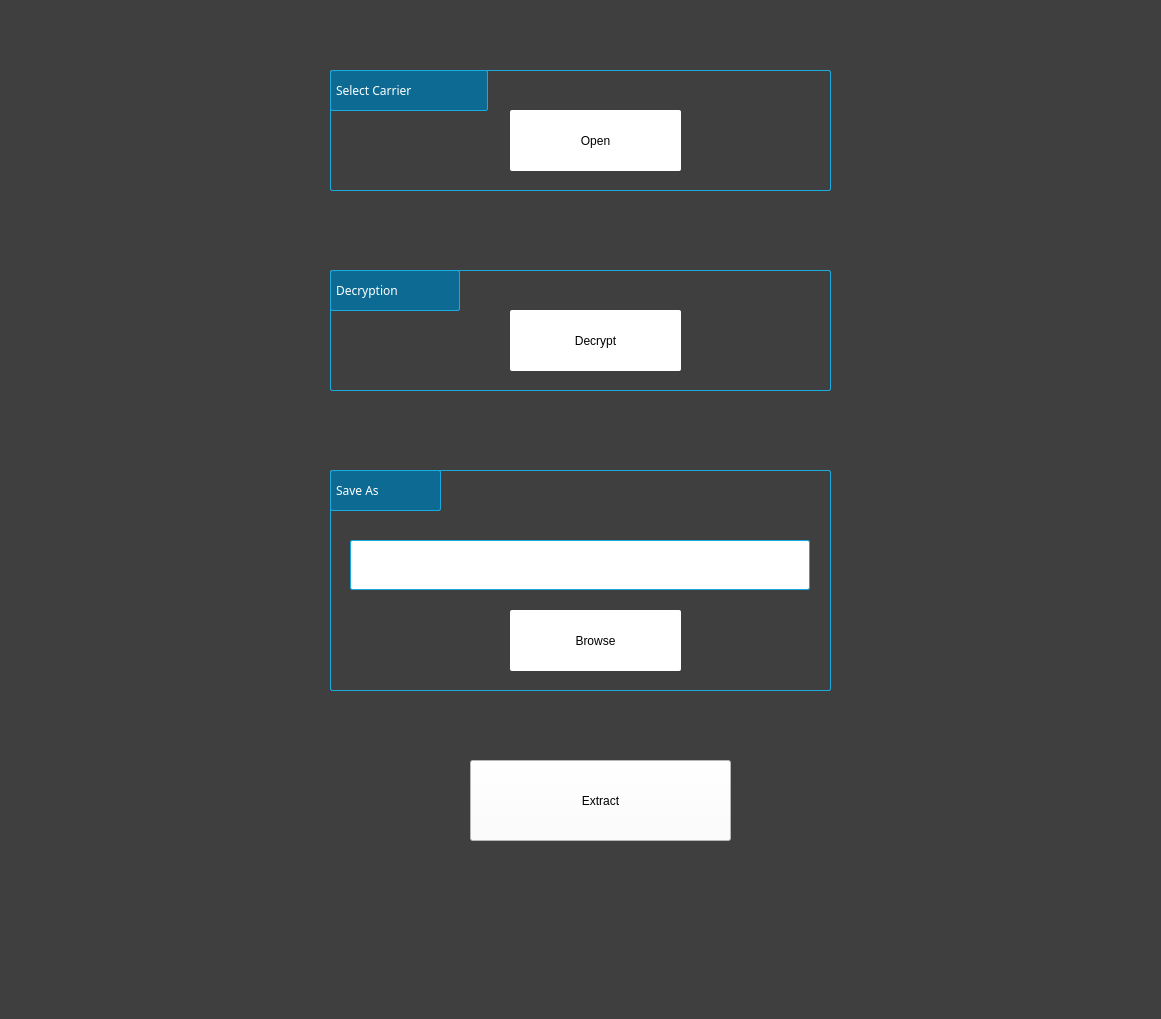
<?xml version="1.0" encoding="UTF-8"?>
<ui version="4.0">
 <class>MainWindow</class>
 <widget class="QMainWindow" name="MainWindow">
  <property name="geometry">
   <rect>
    <x>0</x>
    <y>0</y>
    <width>1161</width>
    <height>1019</height>
   </rect>
  </property>
  <property name="windowTitle">
   <string>MainWindow</string>
  </property>
  <property name="styleSheet">
   <string notr="true">background-color: rgb(63, 63, 63)</string>
  </property>
  <widget class="QWidget" name="centralwidget">
   <widget class="QGroupBox" name="groupBox_3">
    <property name="geometry">
     <rect>
      <x>330</x>
      <y>70</y>
      <width>501</width>
      <height>121</height>
     </rect>
    </property>
    <property name="styleSheet">
     <string notr="true">border:1px solid;
border-color: rgb(27, 170, 222);
border-radius: 2px;
</string>
    </property>
    <property name="title">
     <string/>
    </property>
    <widget class="QPushButton" name="opencarrier_button">
     <property name="geometry">
      <rect>
       <x>180</x>
       <y>40</y>
       <width>171</width>
       <height>61</height>
      </rect>
     </property>
     <property name="font">
      <font>
       <family>Cantarell</family>
      </font>
     </property>
     <property name="styleSheet">
      <string notr="true">QPushButton {background-color:white;
border:0px;}

QPushButton::hover{
color:blue;
}
</string>
     </property>
     <property name="text">
      <string>Open</string>
     </property>
    </widget>
    <widget class="QLabel" name="label_5">
     <property name="geometry">
      <rect>
       <x>0</x>
       <y>0</y>
       <width>158</width>
       <height>41</height>
      </rect>
     </property>
     <property name="font">
      <font>
       <family>Meera</family>
      </font>
     </property>
     <property name="styleSheet">
      <string notr="true">color:white;
background-color: rgb(13, 107, 147);
padding:2px;</string>
     </property>
     <property name="text">
      <string>Select Carrier</string>
     </property>
    </widget>
   </widget>
   <widget class="QGroupBox" name="groupBox_4">
    <property name="geometry">
     <rect>
      <x>330</x>
      <y>470</y>
      <width>501</width>
      <height>221</height>
     </rect>
    </property>
    <property name="autoFillBackground">
     <bool>false</bool>
    </property>
    <property name="styleSheet">
     <string notr="true">border:1px solid;
border-color: rgb(27, 170, 222);
border-radius: 2px;
</string>
    </property>
    <property name="title">
     <string/>
    </property>
    <widget class="QLabel" name="extraction_label">
     <property name="geometry">
      <rect>
       <x>0</x>
       <y>0</y>
       <width>111</width>
       <height>41</height>
      </rect>
     </property>
     <property name="font">
      <font>
       <family>Meera</family>
      </font>
     </property>
     <property name="styleSheet">
      <string notr="true">color:white;
background-color: rgb(13, 107, 147);
padding:2px;</string>
     </property>
     <property name="text">
      <string>Save As</string>
     </property>
    </widget>
    <widget class="QPushButton" name="browse_button">
     <property name="geometry">
      <rect>
       <x>180</x>
       <y>140</y>
       <width>171</width>
       <height>61</height>
      </rect>
     </property>
     <property name="font">
      <font>
       <family>Cantarell</family>
      </font>
     </property>
     <property name="styleSheet">
      <string notr="true">QPushButton {background-color:white;
border:0px;}

QPushButton::hover{
color:blue;
}
</string>
     </property>
     <property name="text">
      <string>Browse</string>
     </property>
    </widget>
    <widget class="QLineEdit" name="lineEdit">
     <property name="geometry">
      <rect>
       <x>20</x>
       <y>70</y>
       <width>460</width>
       <height>50</height>
      </rect>
     </property>
     <property name="styleSheet">
      <string notr="true">background-color: rgb(255, 255, 255);</string>
     </property>
    </widget>
   </widget>
   <widget class="QPushButton" name="extract_button">
    <property name="geometry">
     <rect>
      <x>470</x>
      <y>760</y>
      <width>261</width>
      <height>81</height>
     </rect>
    </property>
    <property name="styleSheet">
     <string notr="true">QPushButton {background-color: white;
color:black;
}
QPushButton::hover{
color:blue;
}
</string>
    </property>
    <property name="text">
     <string>Extract</string>
    </property>
   </widget>
   <widget class="QLabel" name="label_7">
    <property name="geometry">
     <rect>
      <x>160</x>
      <y>30</y>
      <width>881</width>
      <height>921</height>
     </rect>
    </property>
    <property name="styleSheet">
     <string notr="true">background:transparent;</string>
    </property>
    <property name="text">
     <string/>
    </property>
    <property name="pixmap">
     <pixmap>../images/rabbit.png</pixmap>
    </property>
   </widget>
   <widget class="QGroupBox" name="password_groupbox">
    <property name="geometry">
     <rect>
      <x>330</x>
      <y>270</y>
      <width>501</width>
      <height>121</height>
     </rect>
    </property>
    <property name="styleSheet">
     <string notr="true">border:1px solid;
border-color: rgb(27, 170, 222);
border-radius: 2px;
</string>
    </property>
    <property name="title">
     <string/>
    </property>
    <widget class="QLabel" name="password_label">
     <property name="geometry">
      <rect>
       <x>0</x>
       <y>0</y>
       <width>130</width>
       <height>41</height>
      </rect>
     </property>
     <property name="font">
      <font>
       <family>Meera</family>
      </font>
     </property>
     <property name="styleSheet">
      <string notr="true">color:white;
background-color: rgb(13, 107, 147);
padding:2px;</string>
     </property>
     <property name="text">
      <string>Decryption</string>
     </property>
    </widget>
    <widget class="QPushButton" name="decrypt_button">
     <property name="geometry">
      <rect>
       <x>180</x>
       <y>40</y>
       <width>171</width>
       <height>61</height>
      </rect>
     </property>
     <property name="font">
      <font>
       <family>Cantarell</family>
       <weight>50</weight>
       <bold>false</bold>
      </font>
     </property>
     <property name="styleSheet">
      <string notr="true">QPushButton {background-color:white;
border:0px;}

QPushButton::hover{
color:blue;
}
</string>
     </property>
     <property name="text">
      <string>Decrypt</string>
     </property>
    </widget>
   </widget>
   <widget class="QLabel" name="label">
    <property name="geometry">
     <rect>
      <x>790</x>
      <y>40</y>
      <width>81</width>
      <height>71</height>
     </rect>
    </property>
    <property name="styleSheet">
     <string notr="true">background:transparent;</string>
    </property>
    <property name="text">
     <string/>
    </property>
    <property name="pixmap">
     <pixmap>../images/photos-icon.png</pixmap>
    </property>
   </widget>
   <widget class="QLabel" name="label_2">
    <property name="geometry">
     <rect>
      <x>790</x>
      <y>240</y>
      <width>61</width>
      <height>61</height>
     </rect>
    </property>
    <property name="styleSheet">
     <string notr="true">background:transparent;</string>
    </property>
    <property name="text">
     <string/>
    </property>
    <property name="pixmap">
     <pixmap>../images/unlock-icon.png</pixmap>
    </property>
   </widget>
   <widget class="QLabel" name="label_6">
    <property name="geometry">
     <rect>
      <x>790</x>
      <y>410</y>
      <width>71</width>
      <height>111</height>
     </rect>
    </property>
    <property name="styleSheet">
     <string notr="true">background:transparent;</string>
    </property>
    <property name="text">
     <string/>
    </property>
    <property name="pixmap">
     <pixmap>../images/white-folder-icon.png</pixmap>
    </property>
   </widget>
   <zorder>label_7</zorder>
   <zorder>groupBox_3</zorder>
   <zorder>groupBox_4</zorder>
   <zorder>extract_button</zorder>
   <zorder>password_groupbox</zorder>
   <zorder>label</zorder>
   <zorder>label_2</zorder>
   <zorder>label_6</zorder>
  </widget>
  <widget class="QStatusBar" name="statusbar"/>
 </widget>
 <resources>
  <include location="../../PycharmProjects/lab/res.qrc"/>
 </resources>
 <connections/>
</ui>
